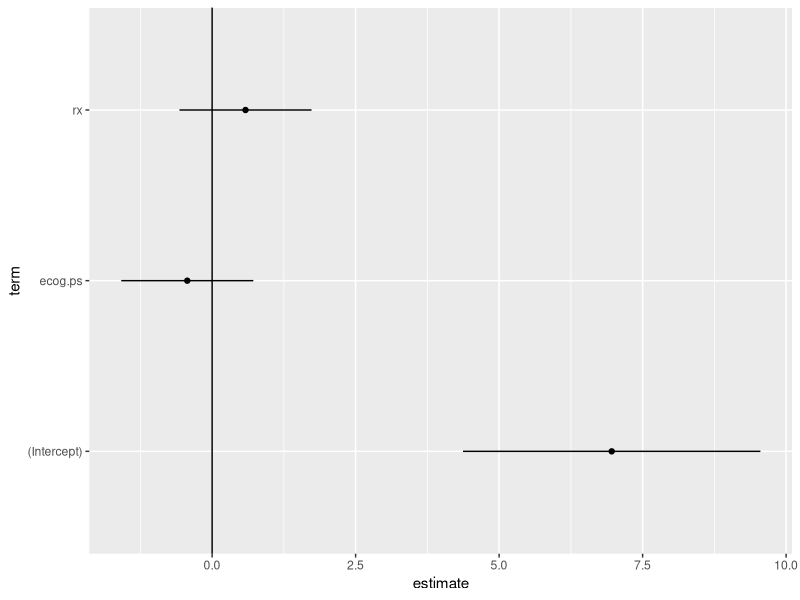

Recreate this plot in R.
# r2py crawler metadata
# package: broom
# source_type: rd_example
# topic: augment.survreg.Rd
# source_file: C:\Users\bened\AppData\Local\R\win-library\4.5\broom\help
# lines: 28

suppressPackageStartupMessages(library(broom))
if (rlang::is_installed(c("survival", "ggplot2"))) withAutoprint({ # examplesIf

# load libraries for models and data
library(survival)

# fit model
sr <- survreg(
  Surv(futime, fustat) ~ ecog.ps + rx,
  ovarian,
  dist = "exponential"
)

# summarize model fit with tidiers + visualization
tidy(sr)
augment(sr, ovarian)
glance(sr)

# coefficient plot
td <- tidy(sr, conf.int = TRUE)

library(ggplot2)

ggplot(td, aes(estimate, term)) +
  geom_point() +
  geom_errorbarh(aes(xmin = conf.low, xmax = conf.high), height = 0) +
  geom_vline(xintercept = 0)
}) # examplesIf
